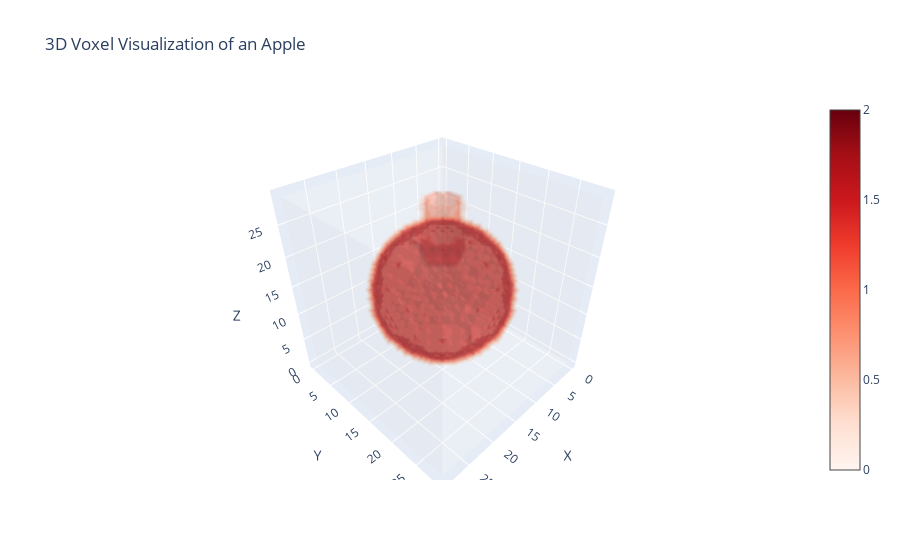

The notebook cell this image was saved under:
### Code cell
import plotly.graph_objects as go
import numpy as np

# Define the size of the voxel grid (a 3D grid)
grid_size = 30
voxels = np.zeros((grid_size, grid_size, grid_size))

# Create a simple "apple" shape using a sphere-like formula with a bulge at the top
for i in range(grid_size):
    for j in range(grid_size):
        for k in range(grid_size):
            # Create a formula for a simple apple shape
            # The center of the apple will be around (15, 15, 15), and we will "bulge" the top
            distance = np.sqrt((i - 15)**2 + (j - 15)**2 + (k - 15)**2)
            if distance < 10:
                voxels[i, j, k] = 2  # Set filled voxels inside the spherical region
            # Add a bulge at the top to approximate the apple's stem region
            if (i - 15)**2 + (j - 15)**2 < 7 and k > 20:
                voxels[i, j, k] = 1  # Set voxels at the top to represent the stem area

# Get the coordinates of the filled voxels
x, y, z = np.indices(voxels.shape)

# Create the 3D volume plot
fig = go.Figure(data=go.Volume(
    x=x.flatten(),
    y=y.flatten(),
    z=z.flatten(),
    value=voxels.flatten(),
    opacity=0.1,  # Set opacity for better visualization
    surface_count=15,  # Number of isosurfaces to draw
    colorscale='Reds',  # Apple-like colorscale
))

# Set axis labels and title
fig.update_layout(
    scene=dict(
        xaxis_title='X',
        yaxis_title='Y',
        zaxis_title='Z'
    ),
    title="3D Voxel Visualization of an Apple"
)

# Show the plot
fig.show()

### Figure 1 — Plotly figure (JSON) as saved in the notebook; plotly's stock layout.template omitted (floating-point values rounded to 4 significant figures; data arrays with more than 128 entries replaced by an {"elided": "..."} marker saying what was removed)
{"data": [{"colorscale": [[0, "rgb(255,245,240)"], [0.125, "rgb(254,224,210)"], [0.25, "rgb(252,187,161)"], [0.375, "rgb(252,146,114)"], [0.5, "rgb(251,106,74)"], [0.625, "rgb(239,59,44)"], [0.75, "rgb(203,24,29)"], [0.875, "rgb(165,15,21)"], [1, "rgb(103,0,13)"]], "opacity": 0.1, "surface": {"count": 15}, "type": "volume", "value": {"elided": "27000 int values"}, "x": {"elided": "27000 int values"}, "y": {"elided": "27000 int values"}, "z": {"elided": "27000 int values"}}], "layout": {"scene": {"xaxis": {"title": {"text": "X"}}, "yaxis": {"title": {"text": "Y"}}, "zaxis": {"title": {"text": "Z"}}}, "title": {"text": "3D Voxel Visualization of an Apple"}}}
